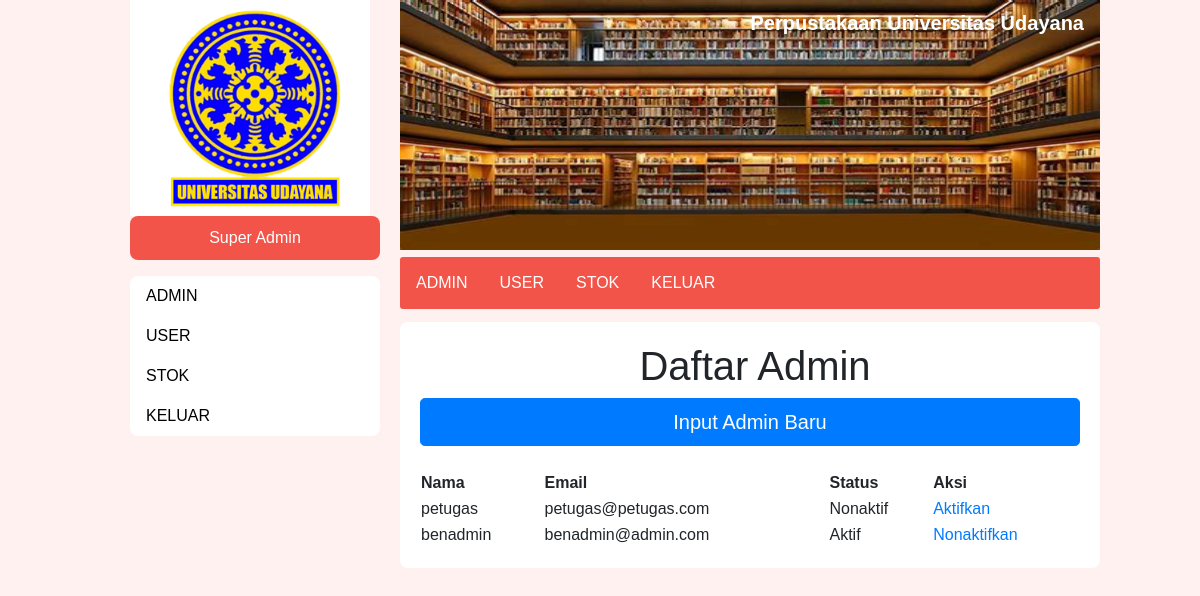
Screenshot of /admin.php (signed in) with the database file from the repository.
### tables this page shows
CREATE TABLE `user` (
  `id_user` int(11) NOT NULL,
  `user_name` varchar(100) NOT NULL,
  `email` varchar(255) NOT NULL,
  `password` varchar(256) NOT NULL,
  `role` enum('suadmin','user','admin','nonaktif') NOT NULL,
  `picture` varchar(255) NOT NULL
);

### db-con.php (called while the page is built, shortened)
<?php
class database{
	var $host = "localhost";
	var $username = "root";
	var $password = "";
	var $database = "perpustakaan";
	function __construct(){
		$this->koneksi = mysqli_connect($this->host, $this->username, $this->password,$this->database);
	}
}
?>

### admin.php (the view, shortened to what this page needs)
<!DOCTYPE html>
<html lang="en">
<head>
    <link rel="stylesheet" href="https://stackpath.bootstrapcdn.com/bootstrap/4.5.0/css/bootstrap.min.css">
    <?php include "style.php"; ?>
    <link rel="stylesheet" href="css/galeri.css">
</head>
<?php
$query = "SELECT * FROM user WHERE role='admin' OR role='nonaktif';"
?>
<body>
    <div id="main-content">
        <?php include 'header-sidebar.php';?>
        <div id="isi">
                <h1 style="text-align: center;">Daftar Admin</h1>
                <button data-target="#create" data-toggle="modal" class="btn btn-primary btn-lg btn-block">Input Admin Baru</button><br>
                <table style="text-align: left;padding:10px;width:100%;">
                    <tr>
                        <th>Nama</th>
                        <th>Email</th>
                        <th>Status</th>
                        <th>Aksi</th>
                    </tr>
                    <?php
                    include_once("db-con.php");
                    $database = new database();
                    $result = mysqli_query($database->koneksi,$query);
                    while($pj = mysqli_fetch_assoc($result)){
                        echo "<tr>
                                <td>".$pj['user_name']."</td>
                                <td>".$pj['email']."</td>
                                <td>".($pj['role'] == 'admin' ? 'Aktif' : 'Nonaktif')."</td>
                                <td><a href=\"status-admin.php?id_user=".$pj['id_user']."&role=".$pj['role']."\">".($pj['role'] != 'admin' ? 'Aktifkan' : 'Nonaktifkan')."</a></td>
                            </tr>";
                    }
                    ?>
                </table>
        </div>
    </div>
</body>
</html>

### css/admin.css (style rules this page uses)
body { background-color: #fff1f0; }

### css/galeri.css (style rules this page uses)
* { font-family: sans-serif; }
#main-content { margin: 0 auto; width: 1000px; height: auto; }
#isi { margin-top: 22px; margin-bottom: 8px; padding: 20px; width: 700px; float: right; background: white; border-radius: 8px; }
#isi h1 { margin-left: 10px; }

### rows the page displays
user: user_name "petugas", email "petugas@petugas.com", role "Nonaktif"
user: user_name "benadmin", email "benadmin@admin.com", role "Aktif"
